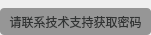
<?xml version="1.0" encoding="UTF-8"?>
<ui version="4.0">
 <class>bubbleWidget</class>
 <widget class="QWidget" name="bubbleWidget">
  <property name="geometry">
   <rect>
    <x>0</x>
    <y>0</y>
    <width>151</width>
    <height>35</height>
   </rect>
  </property>
  <property name="minimumSize">
   <size>
    <width>151</width>
    <height>35</height>
   </size>
  </property>
  <property name="maximumSize">
   <size>
    <width>151</width>
    <height>35</height>
   </size>
  </property>
  <property name="windowTitle">
   <string>Form</string>
  </property>
  <layout class="QHBoxLayout" name="horizontalLayout">
   <property name="spacing">
    <number>0</number>
   </property>
   <property name="leftMargin">
    <number>0</number>
   </property>
   <property name="topMargin">
    <number>0</number>
   </property>
   <property name="rightMargin">
    <number>0</number>
   </property>
   <property name="bottomMargin">
    <number>0</number>
   </property>
   <item>
    <widget class="QWidget" name="widget" native="true">
     <layout class="QVBoxLayout" name="verticalLayout">
      <property name="spacing">
       <number>0</number>
      </property>
      <property name="leftMargin">
       <number>0</number>
      </property>
      <property name="topMargin">
       <number>0</number>
      </property>
      <property name="rightMargin">
       <number>0</number>
      </property>
      <property name="bottomMargin">
       <number>0</number>
      </property>
      <item>
       <widget class="arrowWidget" name="arrowWgt" native="true">
        <property name="minimumSize">
         <size>
          <width>0</width>
          <height>8</height>
         </size>
        </property>
        <property name="maximumSize">
         <size>
          <width>16777215</width>
          <height>8</height>
         </size>
        </property>
        <property name="styleSheet">
         <string notr="true">color:#323434;</string>
        </property>
       </widget>
      </item>
      <item>
       <widget class="QWidget" name="contentWgt" native="true">
        <property name="styleSheet">
         <string notr="true">background:#969696;
box-shadow:0 2px 6px 0 rgba(0,0,0,0.20);
border-radius:4px;
</string>
        </property>
        <layout class="QHBoxLayout" name="horizontalLayout_2">
         <property name="spacing">
          <number>0</number>
         </property>
         <property name="leftMargin">
          <number>0</number>
         </property>
         <property name="topMargin">
          <number>0</number>
         </property>
         <property name="rightMargin">
          <number>0</number>
         </property>
         <property name="bottomMargin">
          <number>0</number>
         </property>
         <item>
          <widget class="QLabel" name="label">
           <property name="minimumSize">
            <size>
             <width>151</width>
             <height>25</height>
            </size>
           </property>
           <property name="maximumSize">
            <size>
             <width>151</width>
             <height>25</height>
            </size>
           </property>
           <property name="styleSheet">
            <string notr="true">font-family:PingFangSC-Regular;
font-size:12px;
color:#323434;


</string>
           </property>
           <property name="text">
            <string>请联系技术支持获取密码</string>
           </property>
           <property name="alignment">
            <set>Qt::AlignCenter</set>
           </property>
          </widget>
         </item>
        </layout>
       </widget>
      </item>
     </layout>
    </widget>
   </item>
  </layout>
 </widget>
 <customwidgets>
  <customwidget>
   <class>arrowWidget</class>
   <extends>QWidget</extends>
   <header>arrowwidget.h</header>
   <container>1</container>
  </customwidget>
 </customwidgets>
 <resources/>
 <connections/>
</ui>
